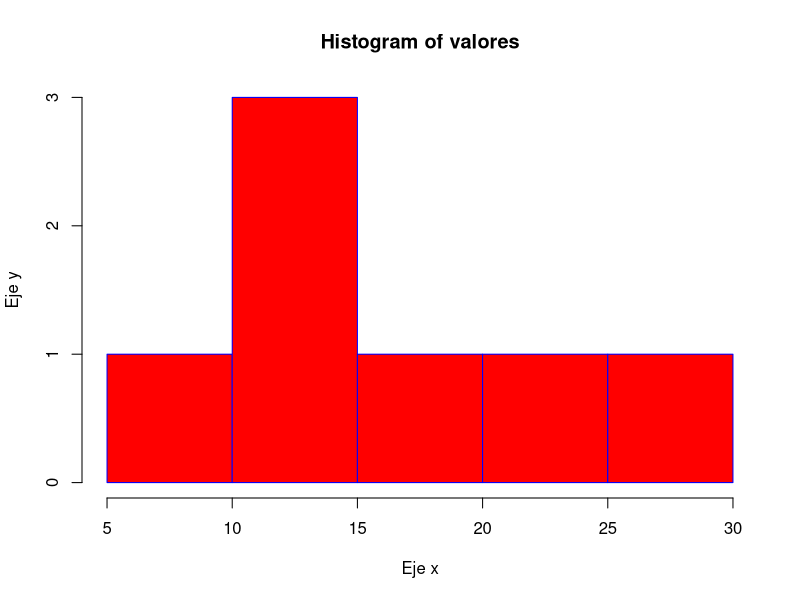

Recreate this plot in R.
#Para usar un histograma usamos hist

valores <- c(15,17,9,11,14,30,25)

hist(valores,xlab="Eje x", ylab="Eje y",col="Red", border="Blue")

